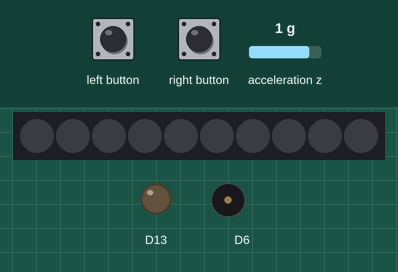
Simulated run of this sketch. Board: Adafruit Circuit Playground Express. Shown: 10 RGB LEDs in strip order, left to right, output pins drawn as LEDs (lit = HIGH), buzzer (waves = sounding). The test bench sets the inputs (shaded band); at power-on: acceleration z 1 g.

Above: at 4.2 s.
4.3 s: left button pressed for 0.15 s
At 4.55 s:
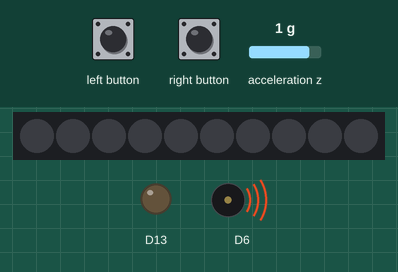
6.1 s: right button pressed for 3.2 s
At 10.1 s:
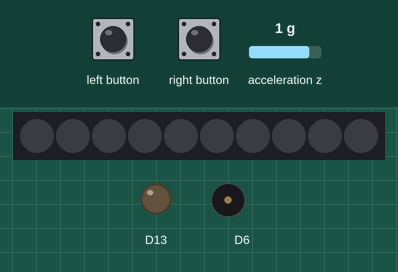
10.8 s: left button pressed for 3.2 s
At 10.95 s:
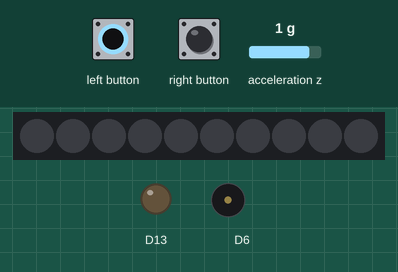
Timing chart, 0 to 15.4 s (numbered marks = the images above; inputs shaded):
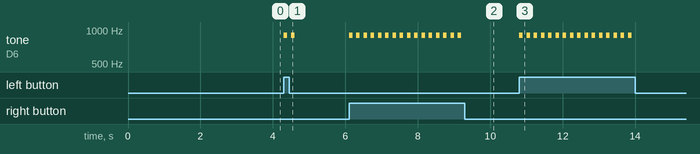

Measured:
- after the input at 4.3 s, tone on D6: alternates 900 Hz for 0.10 s and silent for 0.10 s, 4 changes in all, then stays silent, starting at once
- after the input at 6.1 s, tone on D6: alternates 900 Hz for 0.10 s and silent for 0.10 s, 32 changes in all, then stays silent, starting at once
- after the input at 10.8 s, tone on D6: alternates 900 Hz for 0.10 s and silent for 0.10 s, 32 changes in all, then stays silent, starting at once

The sketch:

slouch-detector.ino
```cpp
// Build on top of Ada Fruits Slouch Detector v3 made by Carter Nelson
// Added functinality of notifying using visual effects with neo pixels

#include <Adafruit_CircuitPlayground.h>

#define SLOUCH_ANGLE        10.0      // allowable slouch angle (deg)
#define SLOUCH_TIME         3000      // allowable slouch time (secs)
#define GRAVITY             9.80665   // standard gravity (m/s^s)
#define RAD2DEG             52.29578  // convert radians to degrees

float currentAngle;
float targetAngle;
unsigned long slouchStartTime;
bool slouching;

void setup() {
  // Initialize Circuit Playground
  CircuitPlayground.begin();

  // Initialize target angle to zero.
  targetAngle = 0;
}

void loop() {
  // Compute current angle
  currentAngle = RAD2DEG * asin(-CircuitPlayground.motionZ() / GRAVITY);

  // Set target angle on button press
  if ((CircuitPlayground.leftButton()) || (CircuitPlayground.rightButton())) {
    targetAngle = currentAngle;
    CircuitPlayground.playTone(900,100);
    delay(100);
    CircuitPlayground.playTone(900,100);
    delay(100);
  }

  // Check for slouching
  if (currentAngle - targetAngle > SLOUCH_ANGLE) {
    if (!slouching) slouchStartTime = millis();
    slouching = true;
  } else {
    slouching = false;
  }

  // If we are slouching
  if (slouching) {
    // Check how long we've been slouching
    if (millis() - slouchStartTime > SLOUCH_TIME) {
      // Play a tone
      CircuitPlayground.playTone(800, 500);
      // Turn on neo pixel red color
      for (int i=0; i<10; i++) {
        CircuitPlayground.setPixelColor(i, 255, 0, 0);
      }
    }
    // Turn pixels off if not slouching anymore
    delay(250);
    CircuitPlayground.clearPixels();
  }
}
```
